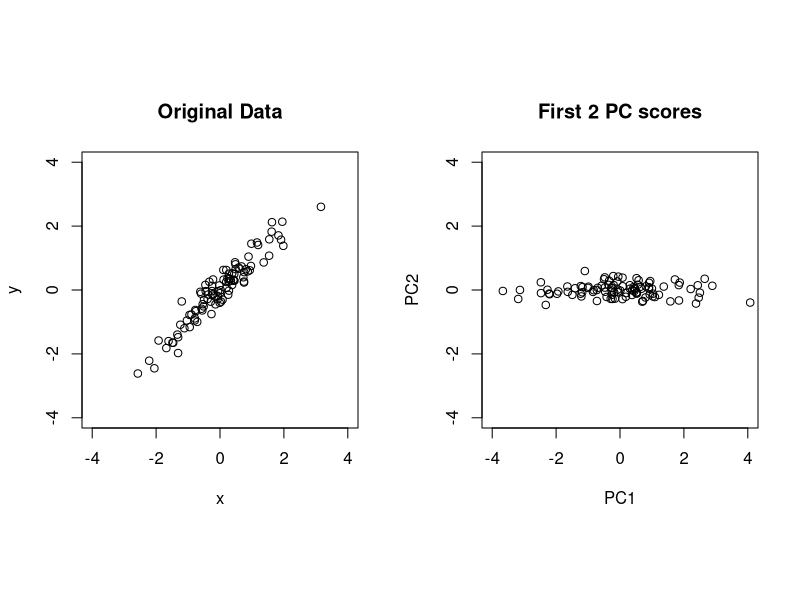
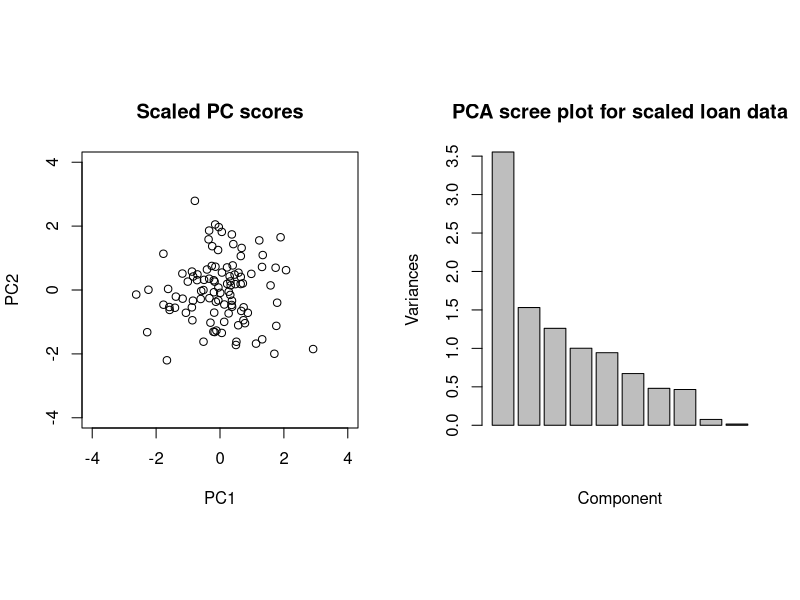

Reproduce these figures in R, in order. (Note: this script raises an error after producing the figures.)
x = rnorm(100)
y = x * 3 + rnorm(100)

# scale the data
x = (x - mean(x)) / sd(x)
y = (y - mean(y)) / sd(y)
dat = cbind(x, y)
smallex = prcomp(dat)

par(mfrow = c(1,2), pty = 's')
plot(x, y, main = 'Original Data', ylim = c(-4, 4), xlim = c(-4, 4))
plot(smallex$x[ ,1:2], main = 'First 2 PC scores', ylim = c(-4, 4), xlim = c(-4, 4))

# Our x, y axis are the same scale
sum(smallex$rotation[, 1]^2)
sum(smallex$rotation[, 2]^2)
# Our constraint: sum of the square of coefficient = 1



# Now, We will make the sd of the scores = 1 
# Yhe rotation will have different length
# The important axis will have longer length
# still score * axis

# STANDARLISED THE SCORES
# So each has sd = 1
scaleex = list(rotation = smallex$rotation, 
               x = smallex$x, 
               sd = smallex$sd)

# Divide each column by sd
for (i in 1:2) {
  scaleex$x[ ,i] = scaleex$x[,i] / scaleex$sd[i];
  scaleex$rotation[ ,i] = scaleex$rotation[ ,i] * scaleex$sd[i]
}

# score * rotation vector still has the same value
# the original data values if we use all components

plot(scaleex$x[,1:2], xlim = c(-4, 4), ylim = c(-4, 4),
     main = 'Scaled PC scores')

# It contains the correlation 
scaleex$rotation
# check
cor(x, scaleex$x[, 1])

# Easy to interpret with correlation

# Rotating
varimax(smallex$rotation)

### Real example
loans = read.csv("loans-subset.csv")
loans.pr = prcomp(loans[, 2:11], scale = TRUE)

plot(loans.pr,
     main = "PCA scree plot for scaled loan data",
     xlab = "Component")

round(loans.pr$sd^2 / sum(loans.pr$sd^2), 2)
loans.pr$sd
pairs(loans.pr$x[, 1:3], col = loans$Loans.loan_status,
      main = "First three PC", pch = ".")

# Two groups overlapping each other, nothing differentiate them

loans.prscaled = list(sd = loans.pr$sd[1:3], 
                      scores = loans.pr$x[ ,1:3], 
                      loadings = loans.pr$rotation[ ,1:3])

for (i in 1:3){
  loans.prscaled$loadings[ ,i] = loans.prscaled$loadings[ ,i] * loans.prscaled$sd[i]
  loans.prscaled$x[ ,i] = loans.prscaled$x[ ,i] / loans.prscaled$sd[i]}

# Make it a loading matrix so we can cut off

class(loans.prscaled$loadings) = "loadings"

# Dont show me anything less than 0.2 (blank)
print(loans.prscaled$loadings, cutoff = .2)

# Challenging interpretation

# Now rotate
varrot = varimax(loans.prscaled$loadings)
print(varrot$loadings, cutoff = .2)

# Fewer variables are left
# What does PC1 means? The size of loan
# Fewer variables are associated with each PC
# The variables with big coefficients are highly correlated


# PC2 - how much debt do you have

# PC3 - how long you been around, track record is?

# Rotate allows us to intepret it

# FACTOR ANALYSIS
loan.fac = factanal(loans[, 2:11], 3, scores = "regression")
loan.fac = factanal(loans[, 2:11], 3, scores = "regression", nstart = 10)


loan.fac$converged
loan.fac

# Uniqueness is not ok

# Drop one
loan.fac2 = factanal(loans[ ,3:11], 2, scores = "regression")
loan.fac2

# p value, not good, we dont have adequent factors

# Check factor scores
plot(loan.fac2$scores, pch = ".", col = loans[ ,12])


# We have some banding going on
